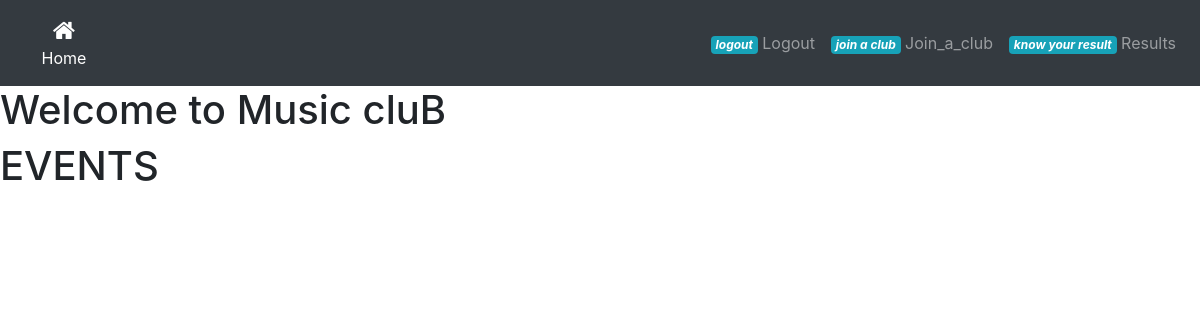
Page /musicclub on the earlier database version.
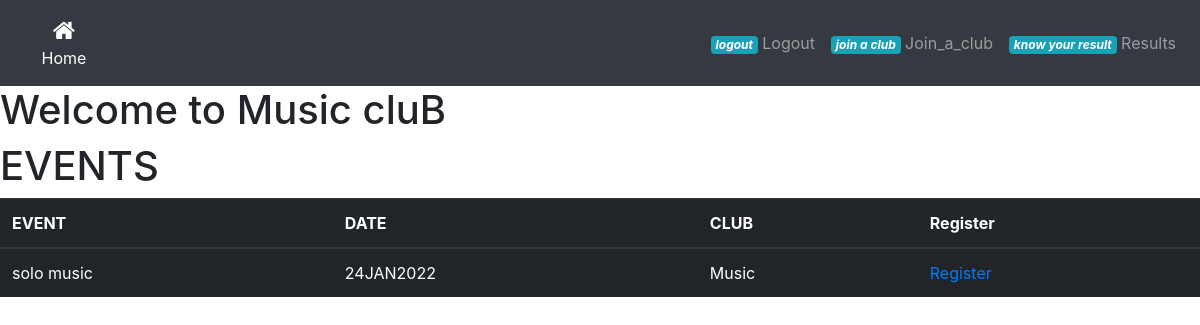
Same page on the later database version.
### app.py (models this page shows, shortened)
class Event(db.Model,UserMixin):
    id=db.Column(db.Integer,primary_key=True)
    event_name=db.Column(db.String(50),nullable=False ,unique=True)
    date_created=db.Column(db.String(100))
    club_name=db.Column(db.String(100),nullable=False)

### app.py (the view)
@login_required
@app.route('/musicclub')
def musicclub():
    event_info=Event.query
    list=[]
    for i in event_info:
        if i.club_name=='Music':
            list.append(i)
    return render_template('musicclub.html',list=list)

### templates/musicclub.html (shortened to what this page needs)
<!DOCTYPE html>
<html lang="en">
<head>
    <link rel="stylesheet" href="../static/css/navbar.css">
</head>
<body>
    <link href="//maxcdn.bootstrapcdn.com/bootstrap/4.1.1/css/bootstrap.min.css" rel="stylesheet" id="bootstrap-css">
<nav class="navbar navbar-icon-top navbar-expand-lg navbar-dark bg-dark">
  <div class="collapse navbar-collapse" id="navbarSupportedContent">
    <ul class="navbar-nav mr-auto">
      <li class="nav-item active">
        <a class="nav-link" href="{{url_for('dashboard')}}">
          <i class="fa fa-home"></i>
          Home
          </a>
      </li>
    </ul>
    <ul class="navbar-nav ">
      <li class="nav-item">
        <a class="nav-link" href="{{url_for('logout')}}">
          <i class="logout">
            <span class="badge badge-info">logout</span>
          </i>
          Logout
        </a>
      </li>
    </ul> <ul class="navbar-nav ">
      <li class="nav-item">
        <a class="nav-link" href="{{url_for('join_a_club',username=stu_name)}}">
          <i class="Club">
            <span class="badge badge-info">join a club</span>
          </i>
          Join_a_club
        </a>
      </li>
    </ul>
    <ul class="navbar-nav ">
      <li class="nav-item">
        <a class="nav-link" href="{{url_for('resultevent')}}">
          <i class="result">
            <span class="badge badge-info">know your result</span>
          </i>
          Results
        </a>
      </li>
    </ul>
  </div>
</nav>
    <h1>Welcome to Music cluB</h1>
    <h1>EVENTS</h1>
    {% for i in list %}
    <table class="table table-dark">
      <thead>
        <tr>
          <th>EVENT</th>
          <th>DATE</th>
          <th>CLUB</th>
          <th>Register</th>
        </tr>
      </thead>
      <tbody>
        <tr>
          <td>{{i.event_name}}</td>
          <td>{{i.date_created}}</td>
          <td>{{i.club_name}}</td>
          <td><a href="{{url_for('participant',event_name=i.event_name)}}">Register</a></td>
    </table>
  {% endfor %}
</body>
</html>

Differences in the rows shown:
now on this page (row edited): Event: event_name "solo music", date_created "24JAN2022", club_name "Music"
